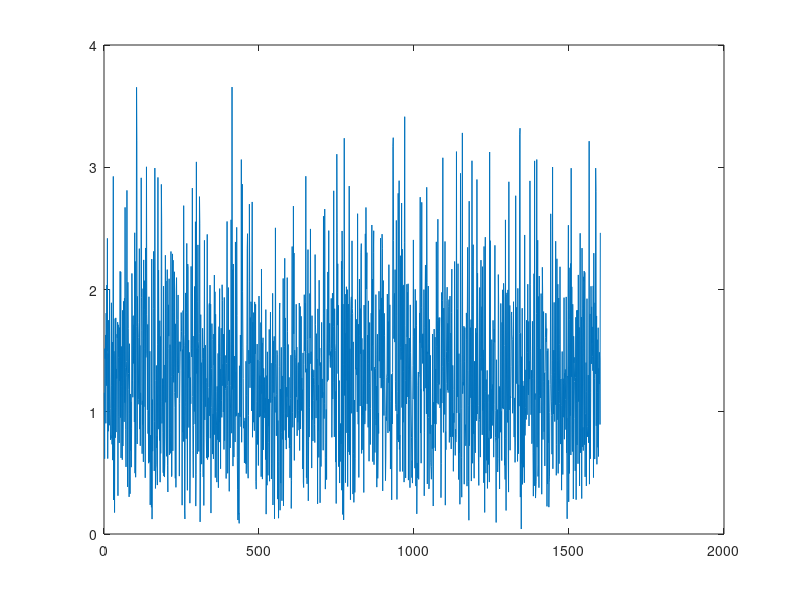
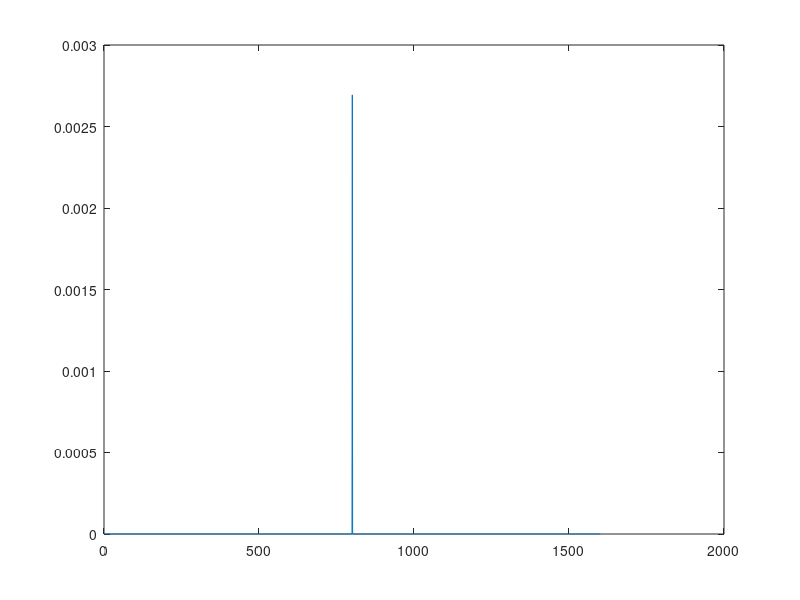
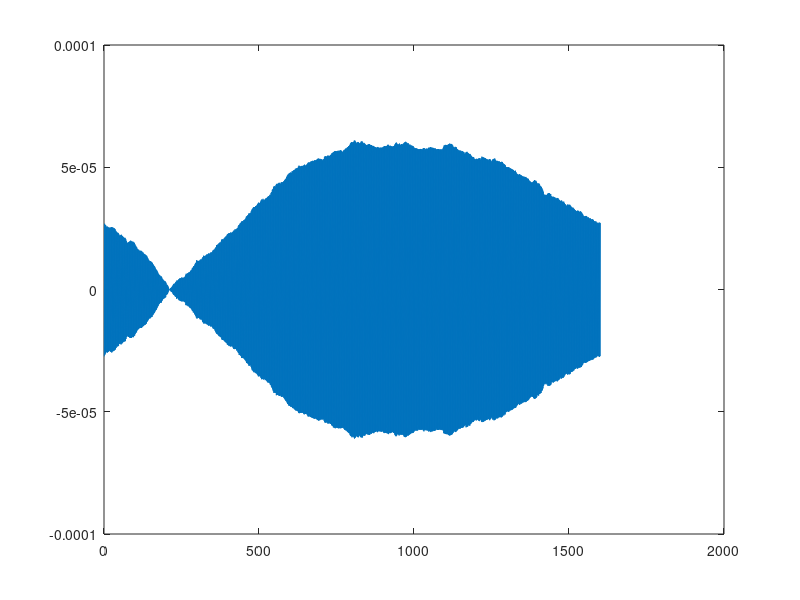
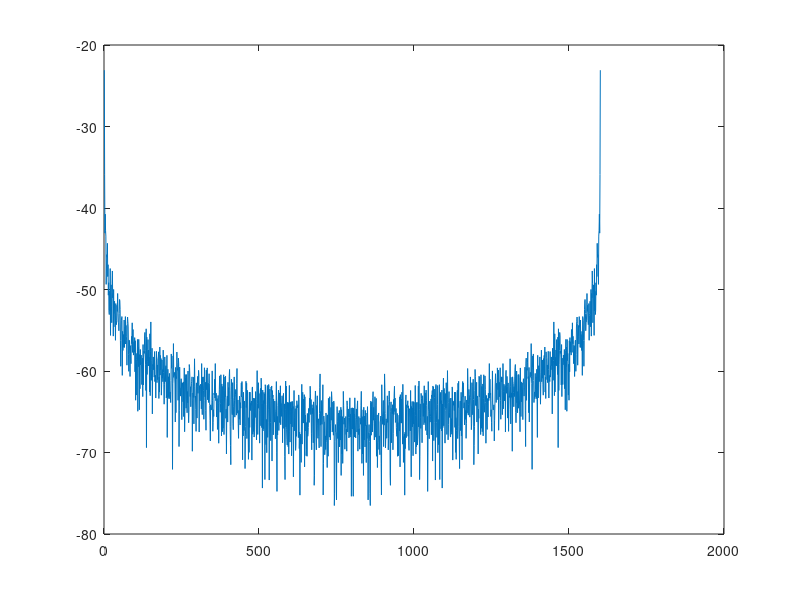

Reproduce these figures in MATLAB, in order.
close all
clearvars
um = 1e-6;
nm = 1e-9;
pm = 1e-12;
MHz = 1e6;
kHz = 1e3;
km = 1e3;
ps = 1e-12;
mW = 1e-3;

B = 400e6;
c = 299792458;

T = 1/B;
sps = 100;
ts = T/sps;
sample_num = sps*16;

fs = 1/ts;

lo.linewidth = 1000*kHz;
lo.PSD = 20;
lo.lambda = 1550*nm;
lo.field = 1e1;
fc = c/lo.lambda;

f = (-sample_num/2:sample_num/2) /ts/sample_num;

D = lo.field*10*log10(lo.PSD);
S_f = D^2./ ((1 + (f / lo.linewidth).^2)*lo.linewidth*2*pi);

T_noise = ifft(S_f);

white_noise_real = randn(1, (sample_num)+1);
white_noise_imag = randn(1, (sample_num)+1);

white_noise = white_noise_real + 1j * white_noise_imag;
delta_f_freq_domain = white_noise .* sqrt(S_f);
delta_f_time_domain = ifftshift(ifft(delta_f_freq_domain));
delta_f_time_domain = real(delta_f_time_domain);


phi = (delta_f_time_domain);

figure
grid on
plot(abs(white_noise))

figure
grid on
plot(real(S_f))

figure
grid on
plot(phi)

ff = fftshift(fft(phi));
figure
grid on
plot(10*log10(abs(ff/lo.field)))
